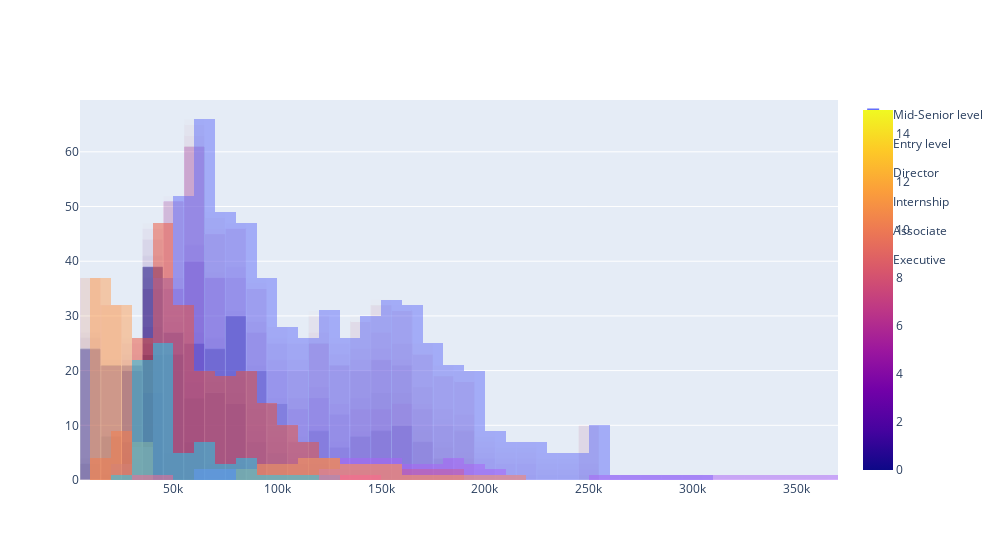

The cell this chart's notebook holds for it:
### Code cell
fig = go.Figure()
# fig = px.histogram(salary_df, x="Salary (Bucket)", color = "Experience Level", opacity = 0.5)
# fig.add_traces(list(px.histogram(salary_df, x="Salary (Bucket)", color = "Experience Level", opacity = 0.5).select_traces()))
# fig.update_layout(width = 1000, barmode = "overlay")
# fig.update_layout(barmode = "overlay")
# fig.show()

for value in salary_df["Experience Level"].unique():
    df_to_display = salary_df[salary_df["Experience Level"] == value]
    df_to_display = df_to_display[["Salary (Bucket)", "Experience in Years"]]
    # df_to_display = df_to_display.groupby(["Salary (Bucket)", "Experience in Years", "Experience Level", "Job ID"]).count().reset_index()
    # df_to_display = df_to_display.groupby(["Salary (Bucket)", "Experience in Years"]).count().reset_index()
    df_to_display = df_to_display.reset_index()
    df_to_display['Frequency'] = [list(df_to_display[(df_to_display["Salary (Bucket)"] == df_to_display.iloc[i]["Salary (Bucket)"]) 
                                    & (df_to_display["Experience in Years"] <= df_to_display.iloc[i]["Experience in Years"])].count())[0] for i in df_to_display.index]

    # plot structure
    fig2 = go.Figure()
    fig2 = px.bar(df_to_display,
                x='Salary (Bucket)',
                y='Frequency',
                # title='Test',
                color='Experience in Years',
                barmode='overlay',
                opacity = 0.01,
                color_continuous_scale = "greys")
    # fig2.data[0]['showlegend'] = False
    # fig2.update_layout(showlegend = False)
    # fig.add_traces(list(fig2.select_traces()))
    fig.add_trace(fig2.data[0])
    # fig.update_traces(width = 10000)
# fig.update_layout(width = 1000)

fig.add_traces(list(px.histogram(salary_df, x="Salary (Bucket)", color = "Experience Level", opacity = 0.5).select_traces()))
fig.update_layout(width = 1000, barmode = "overlay")
fig.update_layout(showlegend = True)
fig.show()

### Figure 1 — Plotly figure (JSON) as saved in the notebook; plotly's stock layout.template omitted (floating-point values rounded to 4 significant figures; data arrays with more than 128 entries replaced by an {"elided": "..."} marker saying what was removed)
{"data": [{"alignmentgroup": "True", "hovertemplate": "Salary (Bucket)=%{x}<br>Frequency=%{y}<br>Experience in Years=%{marker.color}<extra></extra>", "legendgroup": "", "marker": {"color": {"elided": "1151 int values"}, "coloraxis": "coloraxis", "opacity": 0.01, "pattern": {"shape": ""}}, "name": "", "offsetgroup": "", "orientation": "v", "showlegend": false, "textposition": "auto", "type": "bar", "x": {"elided": "1151 int values"}, "xaxis": "x", "y": {"elided": "1151 int values"}, "yaxis": "y"}, {"alignmentgroup": "True", "hovertemplate": "Salary (Bucket)=%{x}<br>Frequency=%{y}<br>Experience in Years=%{marker.color}<extra></extra>", "legendgroup": "", "marker": {"color": {"elided": "487 int values"}, "coloraxis": "coloraxis", "opacity": 0.01, "pattern": {"shape": ""}}, "name": "", "offsetgroup": "", "orientation": "v", "showlegend": false, "textposition": "auto", "type": "bar", "x": {"elided": "487 int values"}, "xaxis": "x", "y": {"elided": "487 int values"}, "yaxis": "y"}, {"alignmentgroup": "True", "hovertemplate": "Salary (Bucket)=%{x}<br>Frequency=%{y}<br>Experience in Years=%{marker.color}<extra></extra>", "legendgroup": "", "marker": {"color": [], "coloraxis": "coloraxis", "opacity": 0.01, "pattern": {"shape": ""}}, "name": "", "offsetgroup": "", "orientation": "v", "showlegend": false, "textposition": "auto", "type": "bar", "x": [], "xaxis": "x", "y": [], "yaxis": "y"}, {"alignmentgroup": "True", "hovertemplate": "Salary (Bucket)=%{x}<br>Frequency=%{y}<br>Experience in Years=%{marker.color}<extra></extra>", "legendgroup": "", "marker": {"color": [2, 0, 10, 10, 10, 10, 10, 10, 10, 10, 9, 9, 9, 8, 8, 8, 8, 0, 0, 8, 8, 8, 8, 8, 8, 8, 8, 8, 5, 8, 0, 7, 7, 7, 10, 7, 7, 7, 7, 15, 15, 15, 15, 15, 15, 15, 15, 15, 15, 15, 15, 13, 13, 13, 10, 10, 10, 10, 10, 0, 0, 0, 0, 0, 0], "coloraxis": "coloraxis", "opacity": 0.01, "pattern": {"shape": ""}}, "name": "", "offsetgroup": "", "orientation": "v", "showlegend": false, "textposition": "auto", "type": "bar", "x": [null, null, 130000, 140000, 150000, 160000, 170000, 180000, 190000, 200000, 130000, 140000, 150000, 60000, 70000, 60000, 70000, null, null, null, 180000, 190000, 200000, 210000, 150000, 160000, 170000, 180000, null, null, null, null, null, null, null, null, null, null, null, 250000, 260000, 270000, 280000, 290000, 300000, 310000, 320000, 330000, 340000, 350000, 360000, null, null, null, 150000, 160000, 170000, 180000, 190000, 120000, 130000, 140000, 120000, 130000, 140000], "xaxis": "x", "y": [0, 0, 4, 4, 4, 3, 3, 4, 3, 2, 3, 3, 2, 2, 2, 2, 2, 0, 0, 0, 2, 1, 1, 1, 1, 1, 1, 2, 0, 0, 0, 0, 0, 0, 0, 0, 0, 0, 0, 1, 1, 1, 1, 1, 1, 1, 1, 1, 1, 1, 1, 0, 0, 0, 4, 3, 3, 4, 3, 2, 2, 2, 2, 2, 2], "yaxis": "y"}, {"alignmentgroup": "True", "hovertemplate": "Salary (Bucket)=%{x}<br>Frequency=%{y}<br>Experience in Years=%{marker.color}<extra></extra>", "legendgroup": "", "marker": {"color": {"elided": "182 int values"}, "coloraxis": "coloraxis", "opacity": 0.01, "pattern": {"shape": ""}}, "name": "", "offsetgroup": "", "orientation": "v", "showlegend": false, "textposition": "auto", "type": "bar", "x": {"elided": "182 int values"}, "xaxis": "x", "y": {"elided": "182 int values"}, "yaxis": "y"}, {"alignmentgroup": "True", "hovertemplate": "Salary (Bucket)=%{x}<br>Frequency=%{y}<br>Experience in Years=%{marker.color}<extra></extra>", "legendgroup": "", "marker": {"color": {"elided": "170 int values"}, "coloraxis": "coloraxis", "opacity": 0.01, "pattern": {"shape": ""}}, "name": "", "offsetgroup": "", "orientation": "v", "showlegend": false, "textposition": "auto", "type": "bar", "x": {"elided": "170 int values"}, "xaxis": "x", "y": {"elided": "170 int values"}, "yaxis": "y"}, {"alignmentgroup": "True", "hovertemplate": "Salary (Bucket)=%{x}<br>Frequency=%{y}<br>Experience in Years=%{marker.color}<extra></extra>", "legendgroup": "", "marker": {"color": [0, 0, 0, 0, 0, 5, 5, 5], "coloraxis": "coloraxis", "opacity": 0.01, "pattern": {"shape": ""}}, "name": "", "offsetgroup": "", "orientation": "v", "showlegend": false, "textposition": "auto", "type": "bar", "x": [120000, 130000, 140000, 30000, 40000, null, null, null], "xaxis": "x", "y": [1, 1, 1, 1, 1, 0, 0, 0], "yaxis": "y"}, {"alignmentgroup": "True", "bingroup": "x", "hovertemplate": "Experience Level=Mid-Senior level<br>Salary (Bucket)=%{x}<br>count=%{y}<extra></extra>", "legendgroup": "Mid-Senior level", "marker": {"color": "#636efa", "opacity": 0.5, "pattern": {"shape": ""}}, "name": "Mid-Senior level", "offsetgroup": "Mid-Senior level", "orientation": "v", "showlegend": true, "type": "histogram", "x": {"elided": "1151 int values"}, "xaxis": "x", "yaxis": "y"}, {"alignmentgroup": "True", "bingroup": "x", "hovertemplate": "Experience Level=Entry level<br>Salary (Bucket)=%{x}<br>count=%{y}<extra></extra>", "legendgroup": "Entry level", "marker": {"color": "#EF553B", "opacity": 0.5, "pattern": {"shape": ""}}, "name": "Entry level", "offsetgroup": "Entry level", "orientation": "v", "showlegend": true, "type": "histogram", "x": {"elided": "487 int values"}, "xaxis": "x", "yaxis": "y"}, {"alignmentgroup": "True", "bingroup": "x", "hovertemplate": "Experience Level=Director<br>Salary (Bucket)=%{x}<br>count=%{y}<extra></extra>", "legendgroup": "Director", "marker": {"color": "#ab63fa", "opacity": 0.5, "pattern": {"shape": ""}}, "name": "Director", "offsetgroup": "Director", "orientation": "v", "showlegend": true, "type": "histogram", "x": [null, null, 130000, 140000, 150000, 160000, 170000, 180000, 190000, 200000, 130000, 140000, 150000, 60000, 70000, 60000, 70000, null, null, null, 180000, 190000, 200000, 210000, 150000, 160000, 170000, 180000, null, null, null, null, null, null, null, null, null, null, null, 250000, 260000, 270000, 280000, 290000, 300000, 310000, 320000, 330000, 340000, 350000, 360000, null, null, null, 150000, 160000, 170000, 180000, 190000, 120000, 130000, 140000, 120000, 130000, 140000], "xaxis": "x", "yaxis": "y"}, {"alignmentgroup": "True", "bingroup": "x", "hovertemplate": "Experience Level=Internship<br>Salary (Bucket)=%{x}<br>count=%{y}<extra></extra>", "legendgroup": "Internship", "marker": {"color": "#FFA15A", "opacity": 0.5, "pattern": {"shape": ""}}, "name": "Internship", "offsetgroup": "Internship", "orientation": "v", "showlegend": true, "type": "histogram", "x": {"elided": "182 int values"}, "xaxis": "x", "yaxis": "y"}, {"alignmentgroup": "True", "bingroup": "x", "hovertemplate": "Experience Level=Associate<br>Salary (Bucket)=%{x}<br>count=%{y}<extra></extra>", "legendgroup": "Associate", "marker": {"color": "#19d3f3", "opacity": 0.5, "pattern": {"shape": ""}}, "name": "Associate", "offsetgroup": "Associate", "orientation": "v", "showlegend": true, "type": "histogram", "x": {"elided": "170 int values"}, "xaxis": "x", "yaxis": "y"}, {"alignmentgroup": "True", "bingroup": "x", "hovertemplate": "Experience Level=Executive<br>Salary (Bucket)=%{x}<br>count=%{y}<extra></extra>", "legendgroup": "Executive", "marker": {"color": "#FF6692", "opacity": 0.5, "pattern": {"shape": ""}}, "name": "Executive", "offsetgroup": "Executive", "orientation": "v", "showlegend": true, "type": "histogram", "x": [120000, 130000, 140000, 30000, 40000, null, null, null], "xaxis": "x", "yaxis": "y"}], "layout": {"barmode": "overlay", "showlegend": true, "width": 1000}}
